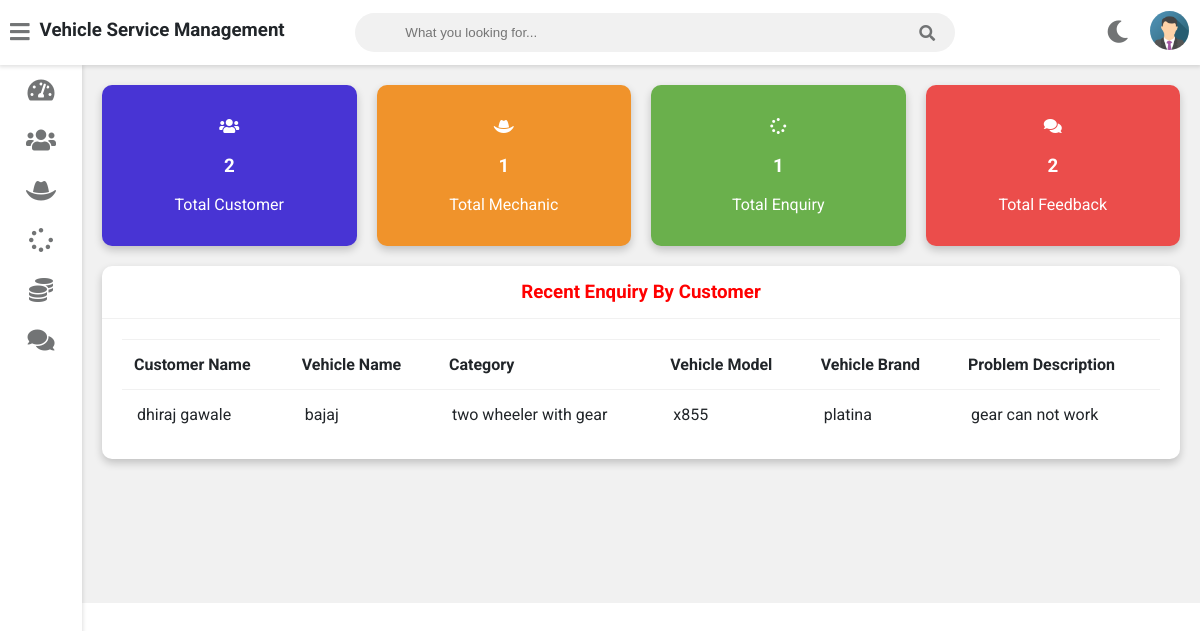
Screenshot of /admin-dashboard (signed in) with the database file from the repository.
### vehicle/models.py (models this page shows, shortened)
class Customer(models.Model):
    user=models.OneToOneField(User,on_delete=models.CASCADE)
    profile_pic= models.ImageField(upload_to='profile_pic/CustomerProfilePic/',null=True,blank=True)
    address = models.CharField(max_length=40)
    mobile = models.CharField(max_length=20,null=False)
    @property
    def get_name(self):
        return self.user.first_name+" "+self.user.last_name

class Request(models.Model):
    cat=(('two wheeler with gear','two wheeler with gear'),('two wheeler without gear','two wheeler without gear'),('three wheeler','three wheeler'),('four wheeler','four wheeler'))
    category=models.CharField(max_length=50,choices=cat)
    vehicle_no=models.PositiveIntegerField(null=False)
    vehicle_name = models.CharField(max_length=40,null=False)
    vehicle_model = models.CharField(max_length=40,null=False)
    vehicle_brand = models.CharField(max_length=40,null=False)
    problem_description = models.CharField(max_length=500,null=False)
    date=models.DateField(auto_now=True)
    cost=models.PositiveIntegerField(null=True)
    customer=models.ForeignKey('Customer', on_delete=models.CASCADE,null=True)
    mechanic=models.ForeignKey('Mechanic',on_delete=models.CASCADE,null=True)
    stat=(('Pending','Pending'),('Approved','Approved'),('Repairing','Repairing'),('Repairing Done','Repairing Done'),('Released','Released'))
    status=models.CharField(max_length=50,choices=stat,default='Pending',null=True)

### vehicle/views.py (the view)
# urls.py: path('admin-dashboard', views.admin_dashboard_view,name='admin-dashboard'),
@login_required(login_url='adminlogin')
def admin_dashboard_view(request):
    enquiry=models.Request.objects.all().order_by('-id')
    customers=[]
    for enq in enquiry:
        customer=models.Customer.objects.get(id=enq.customer_id)
        customers.append(customer)
    dict={
    'total_customer':models.Customer.objects.all().count(),
    'total_mechanic':models.Mechanic.objects.all().count(),
    'total_request':models.Request.objects.all().count(),
    'total_feedback':models.Feedback.objects.all().count(),
    'data':zip(customers,enquiry),
    }
    return render(request,'vehicle/admin_dashboard.html',context=dict)

### templates/vehicle/admin_dashboard.html
{% extends 'vehicle/adminbase.html' %}
{% load static %}
{% block content %}
	<div class="wrapper">
		<div class="row">
			<div class="col-3 col-m-6 col-sm-6">
				<div class="counter bg-primary">
					<p>
						<i class="fas fa-users"></i>
					</p>
					<h3>{{total_customer}}</h3>
					<p>Total Customer</p>
				</div>
			</div>
			<div class="col-3 col-m-6 col-sm-6">
				<div class="counter bg-warning">
					<p>
						<i class="fas fa-hat-cowboy"></i>
					</p>
					<h3>{{total_mechanic}}</h3>
					<p>Total Mechanic</p>
				</div>
			</div>
			<div class="col-3 col-m-6 col-sm-6">
				<div class="counter bg-success">
					<p>
						<i class="fas fa-spinner"></i>
					</p>
					<h3>{{total_request}}</h3>
					<p>Total Enquiry</p>
				</div>
			</div>
			<div class="col-3 col-m-6 col-sm-6">
				<div class="counter bg-danger">
					<p>
						<i class="fas fa-comments"></i>
					</p>
					<h3>{{total_feedback}}</h3>
					<p>Total Feedback</p>
				</div>
			</div>
		</div>
		<div class="row">
			<div class="col-12 col-m-12 col-sm-12">
				<div class="card">
					<div class="card-header">
						<h3 style="color:red; text-align:center" >Recent Enquiry By Customer
						</h3>
					</div>
					<div class="card-content">
						<table>
							<thead>
								<tr>
									<th>Customer Name</th>
									<th>Vehicle Name</th>
									<th>Category</th>
									<th>Vehicle Model</th>
									<th>Vehicle Brand</th>
									<th>Problem Description</th>
								</tr>
							</thead>
							<tbody>
								{% for c,r in data %}
								<tr>
									<td> {{c.get_name}}</td>
									<td> {{r.vehicle_name}}</td>
									<td>{{r.category}}</td>
									<td>{{r.vehicle_model}}</td>
									<td>{{r.vehicle_brand}}</td>
									<td>{{r.problem_description}}</td>
								</tr>
								{% endfor %}
							</tbody>
						</table>
					</div>
				</div>
			</div>
		</div>
  <br><br><br><br><br><br>
	</div>
{% endblock content %}

### static/style.css (style rules this page uses)
:root { --primary-color: #4834d4; --success-color: #6ab04c; --warning-color: #f0932b; --danger-color: #eb4d4b; --light-color: #212529; --light-second-color: #727475; --light-background: #ffffff; --light-second-background: #f1f1f1; --dark-color: #909090; --dark-second-color: #f5f6fa; --dark-background: #23242D; --dark-second-background: #181818; }
.light { --main-bg-color: var(--light-background); --second-bg-color: var(--light-second-background); --main-color: var(--light-color); --second-color: var(--light-second-color); }
.bg-primary { background: var(--primary-color); }
.bg-success { background: var(--success-color); }
.bg-warning { background: var(--warning-color); }
.bg-danger { background: var(--danger-color); }
* { box-sizing: border-box; }
body { font-family: 'Roboto', sans-serif; background: var(--main-bg-color); color: var(--main-color); margin: 0; }
.wrapper { padding: 10px; margin-left: 82px; padding-top: 75px; background: var(--second-bg-color); transition: margin-left .5s; }
.row { display: flex; flex-wrap: wrap; flex-direction: row; }
.row:after, .row:before { box-sizing: border-box; }
[class*="col-"] { padding: 10px; }
@media only screen and (min-width: 600px) { .col-sm-6 { width: 50%; } }
@media only screen and (min-width: 600px) { .col-sm-12 { width: 100%; } }
@media only screen and (min-width: 768px) { .col-m-6 { width: 50%; } }
@media only screen and (min-width: 768px) { .col-m-12 { width: 100%; } }
@media only screen and (min-width: 992px) { .col-3 { width: 25%; } }
@media only screen and (min-width: 992px) { .col-12 { width: 100%; } }
.counter { padding: 16px; text-align: center; color: #fff; border-radius: 10px; box-shadow: 0 4px 8px 0 rgba(0,0,0,0.2); }
.card { background: var(--main-bg-color); color: var(--main-color); border-radius: 10px; margin-bottom: 10px; box-shadow: 0 4px 8px 0 rgba(0,0,0,0.2); }
.card-header { padding: 15px 30px; border-bottom: 1px solid var(--second-bg-color); position: relative; }
.card-header h3 { margin: 0; }
.card-content { padding: 20px; overflow-x: auto; }
table { border-collapse: collapse; width: 100%; }
table td { border-top: 1px solid var(--second-bg-color); padding: 15px; }
table th { border-top: 1px solid var(--second-bg-color); border-bottom: 1px solid var(--second-bg-color); padding: 15px 12px; text-align: left; }

### rows the page displays
Customer: get_name "dhiraj gawale", vehicle_name "bajaj", category "two wheeler with gear", vehicle_model "x855", vehicle_brand "platina", problem_description "gear can not work"

### other values shown
{{ total_customer }} "2"
{{ total_mechanic }} "1"
{{ total_request }} "1"
{{ total_feedback }} "2"
